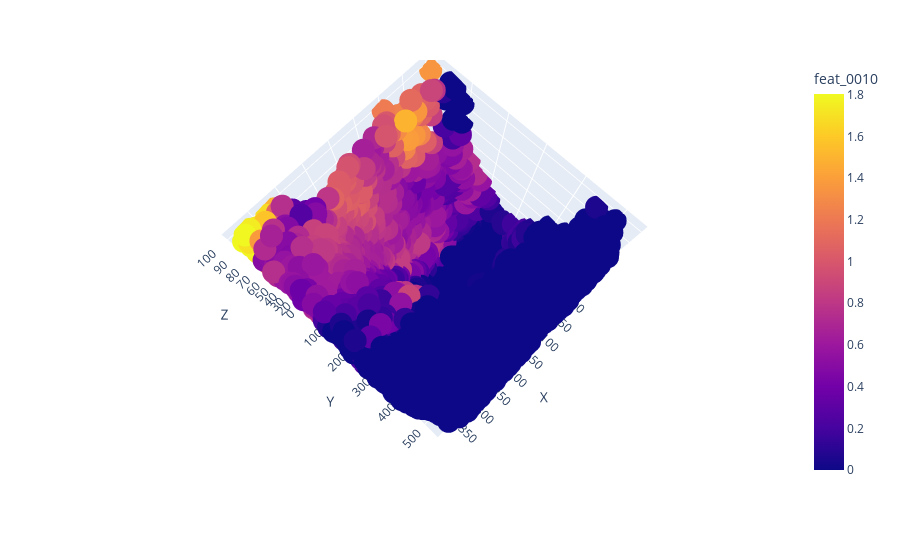

Write notebook code for a chart like this one.
### Code cell
import plotly.express as px
fig = px.scatter_3d(test_points0, x="X", y="Y", z="Z", color="feat_0010")
fig.show()

### Figure 1 — Plotly figure (JSON) as saved in the notebook; plotly's stock layout.template omitted (floating-point values rounded to 4 significant figures; data arrays with more than 128 entries replaced by an {"elided": "..."} marker saying what was removed)
{"data": [{"hovertemplate": "X=%{x}<br>Y=%{y}<br>Z=%{z}<br>feat_0010=%{marker.color}<extra></extra>", "legendgroup": "", "marker": {"color": {"elided": "7690 float values"}, "coloraxis": "coloraxis", "symbol": "circle"}, "mode": "markers", "name": "", "scene": "scene", "showlegend": false, "type": "scatter3d", "x": {"elided": "7690 float values"}, "y": {"elided": "7690 float values"}, "z": {"elided": "7690 float values"}}], "layout": {"autosize": true, "coloraxis": {"colorbar": {"title": {"text": "feat_0010"}}, "colorscale": [[0, "#0d0887"], [0.1111, "#46039f"], [0.2222, "#7201a8"], [0.3333, "#9c179e"], [0.4444, "#bd3786"], [0.5556, "#d8576b"], [0.6667, "#ed7953"], [0.7778, "#fb9f3a"], [0.8889, "#fdca26"], [1, "#f0f921"]]}, "legend": {"tracegroupgap": 0}, "margin": {"t": 60}, "scene": {"aspectmode": "auto", "aspectratio": {"x": 1, "y": 1, "z": 1}, "camera": {"center": {"x": 0, "y": 0, "z": 0}, "eye": {"x": 0.4065, "y": 0.3909, "z": 2.09}, "projection": {"type": "perspective"}, "up": {"x": 0, "y": 0, "z": 1}}, "domain": {"x": [0, 1], "y": [0, 1]}, "xaxis": {"title": {"text": "X"}, "type": "linear"}, "yaxis": {"title": {"text": "Y"}, "type": "linear"}, "zaxis": {"title": {"text": "Z"}, "type": "linear"}}}}
